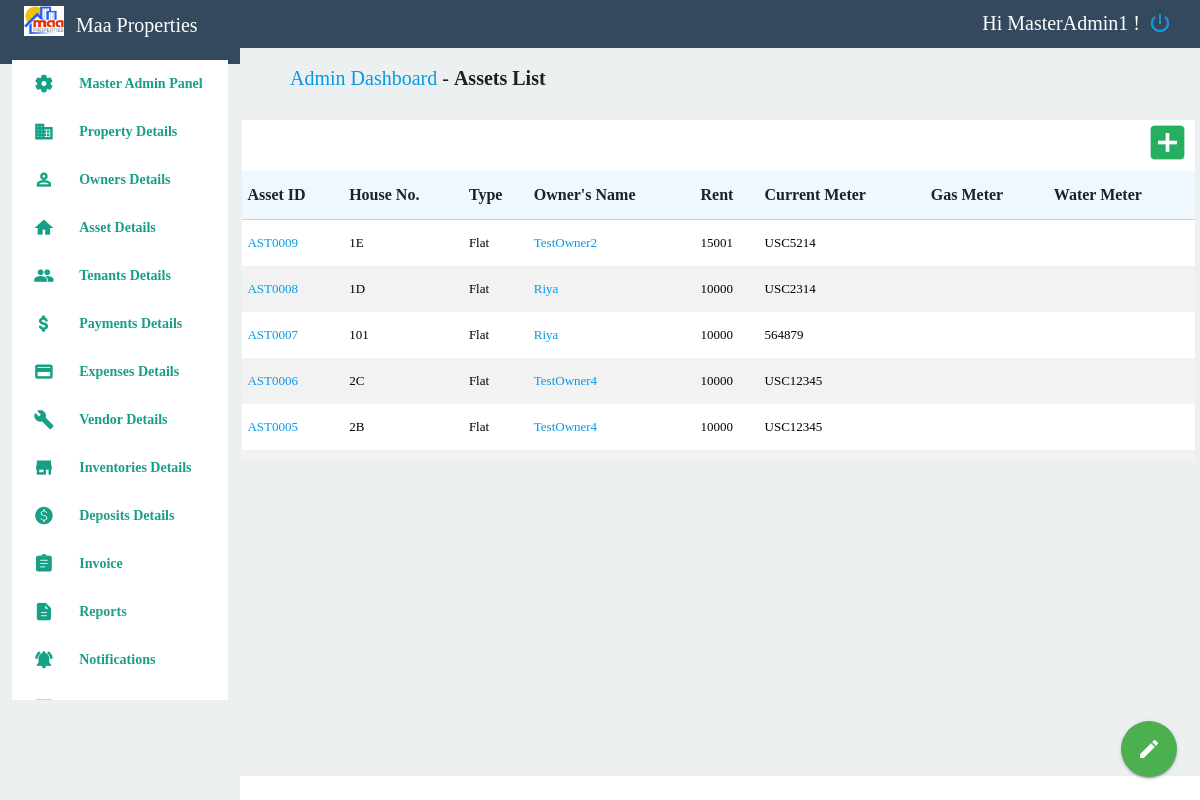
The app's page /property_content.php (signed in) with its own data.
### tables this page shows
CREATE TABLE `mprts_property` (
  `prty_id` int(4) UNSIGNED ZEROFILL NOT NULL,
  `prty_image` varchar(200) NOT NULL DEFAULT 'images/home.png',
  `prty_location` varchar(100) NOT NULL,
  `prty_owner` varchar(100) NOT NULL,
  `prty_address` varchar(300) NOT NULL,
  `prty_no` varchar(6) NOT NULL,
  `prty_type` varchar(20) NOT NULL,
  `prty_current_meter` varchar(20) NOT NULL,
  `prty_building_id` varchar(6) NOT NULL,
  `prty_rent` varchar(6) NOT NULL,
  `prty_rooms` int(2) NOT NULL DEFAULT '2',
  `access_code` varchar(10) NOT NULL
);

CREATE TABLE `mprts_owner` (
  `owner_id` int(4) UNSIGNED ZEROFILL NOT NULL,
  `owner_name` varchar(50) NOT NULL,
  `owner_mobile` varchar(12) NOT NULL,
  `owner_photo` varchar(100) NOT NULL DEFAULT 'images/house_owner.PNG',
  `owner_address` varchar(300) NOT NULL,
  `owner_email` varchar(100) NOT NULL,
  `owner_id_proof` varchar(100) NOT NULL DEFAULT 'uploads/OwnerIds/aadhaar_sample.jpg',
  `access_code` varchar(12) NOT NULL
);

### property_content.php (the view, shortened to what this page needs)
<body>
<?php include'headers.php'; ?>
<?php include 'left_content.php'; ?>
<link href="https://use.fontawesome.com/releases/v5.0.8/css/all.css" rel="stylesheet">
<div class="right_content">
	<?php include'nav_thread.php'; ?>
	<div class="title_bar">
		<h5><a href="index.php">Admin Dashboard</a> - <b>Assets List</b></h5>
	</div>
	<div class="owner_content">
		<div class="owner_content_actions">
			<div class="row">
				<div class="col s2">
				</div>
				<div class="col s2">
				</div>
				<div class="col s2">
					<div class="add_record">
						<i class="material-icons" title="Add Asset" id='add_property' onclick='add_new_property(this.id);'>add_box</i>
					</div>
				</div>
			</div>
		</div>
		<div class="owners_table z-depth-3 assets_spl_table" id='tableit1' title="Assets List">
			<table class="striped">
		        <thead class="main_head">
		          <tr>
		          	  <th>Asset ID</th>
		          	  <th>House No.</th>
		              <th>Type</th>
		              <th>Owner's Name</th>
		              <th>Rent</th>
		              <th>Current Meter</th>
					  <th>Gas Meter</th>
					  <th>Water Meter</th>
		          </tr>
		        </thead>
		        <tbody>
					<?php
						$access_type = substr($user_access_code, 0, 2);
						if($access_type == 'MM'){
							$prty_details_sql = "select * from mprts_property order by prty_id desc";
						}
						$prty_details_execute = mysql_query($prty_details_sql);
						$prty_count = mysql_num_rows($prty_details_execute);
						if($prty_count==0){
							echo "<center class='no_records'><i class='fas fa-binoculars'></i><h6>No Records found..!</h6></center>";
							echo "<style>
								table, .record_details{
									display:none;
								}
							</style>";
						}
						else {
						$i=0;
						while($i<$prty_count){
							$row = mysql_fetch_array($prty_details_execute);
							$prty_id = $row['prty_id'];
							$prty_owner = $row['prty_owner'];
							$prty_no = $row['prty_no'];
							$prty_current_meter = $row['prty_current_meter'];
							$prty_gas_meter = $row['prty_gas_meter'];
							$prty_water_meter = $row['prty_water_meter'];
							$prty_type = $row['prty_type'];
							$prty_rent = $row['prty_rent'];
							$prty_building_id = $row['prty_building_id'];
							$get_ast_id_sql = mysql_query("select concat('AST', prty_id) as prty_id, concat('PTY', prty_building_id) as prty_building_id from mprts_property where prty_id = $prty_id");
							$ast_id_row = mysql_fetch_array($get_ast_id_sql);
							$ast_id = $ast_id_row['prty_id'];
							$pty_id = $ast_id_row['prty_building_id'];
							$owner_name_sql = "select * from mprts_owner where owner_id= '$prty_owner' and substr(access_code, -1) != 'D'";
							$owner_name_execute = mysql_query($owner_name_sql);
							while($row2 = mysql_fetch_array($owner_name_execute)){
								$owner_name = $row2['owner_name'];
							}
							echo "
								<tr>
						            <td><a class='drilldown table_asset_id' id='$prty_id' onclick='show_property_details(this.id);'>$ast_id</a></td>
						            <td class='table_asset_no'>$prty_no</td>
						            <td class='table_asset_type'>$prty_type</td>
						            <td class='table_asset_owner'><a class='drilldown' id='$owner_name' onclick='show_owner_details(this.id);'>$owner_name</a></td>
						            <td class='table_asset_location'>$prty_rent</td>
						            <td class='table_asset_address'>$prty_current_meter</td>
						            <td class='table_asset_address'>$prty_gas_meter</td>
									<td class='table_asset_address'>$prty_water_meter</td>
					          	</tr>
							";
							$i++;
						}
						}
					?>
		        </tbody>
	      </table>
		</div>
	</div>
</div>
</body>

### styles/index_style.css (style rules this page uses)
@media only screen 
  and (min-device-width: 737px) { .right_content { height: 100%; width:80%; background-color: #fff; float: left; overflow-y: auto; } }
@media only screen 
  and (min-device-width: 737px) { .right_content .title_bar { height: 10%; !border-bottom: 1px solid #ddd; } }
@media only screen 
  and (min-device-width: 737px) { .title_bar h5 { margin-top:0px; padding-top: 3%; margin-left: 5%; font-size: 20px; } }
@media only screen 
  and (min-device-width: 737px) { .row { margin-bottom: 0px !important; } }
@media only screen 
  and (min-device-width: 737px) { .add_record .material-icons { font-size: 45px; color:#f2f2f2; float:right; cursor: pointer; } }

### styles/owner_styles.css (style rules this page uses)
body { font-family: calibri; }
.owner_content_actions { width: 100%; height: 7%; !background-color: #203C48; !background-color: #16a085; background-color: #70a1ff; margin-top:2%; }
.owners_table { width: 95%; }
.owners_table table { !margin: auto 0% auto 2%; }
.owners_table table td { font-size: 13px; }
.drilldown { cursor:pointer; }
td { color: #000; }

### styles/owner_page.css (style rules this page uses)
.owners_table { height: 40%; width: 100%; overflow-x: hidden; overflow-y: auto; }

### styles/enhance.css (style rules this page uses)
@media only screen 
  and (min-device-width: 737px) { .right_content { margin-top: 5%; padding: 0% 0.4% 0.2% 0.2%; overflow-y:auto; height:91% !important; z-index:999; } }
@media only screen 
  and (min-device-width: 737px) { .right_content .title_bar { margin-top: 2%; } }
@media only screen 
  and (min-device-width: 737px) { .right_content, .title_bar, .sub_title_bar, .owner_content_actions, .record_details, .owners_table { !box-shadow: 0 6px 10px 0 rgba(0,0,0,0.14), 0 1px 18px 0 rgba(0,0,0,0.12), 0 3px 5px -1px rgba(0,0,0,0.3); } }
@media only screen 
  and (min-device-width: 737px) { .add_record i { color:#83C8A8; } }
@media only screen 
  and (min-device-width: 737px) { .right_content { !background-color: #E4F1FE; background-color: #ecf0f1; padding: 0% 0.4% 0.2% 0.2% !important; } }
@media only screen 
  and (min-device-width: 737px) { .right_content { margin-left:20%; margin-top:4% !important; !position:fixed; position: absolute; !background-color: #E4F1FE; background-color: #ecf0f1; padding: 0% 0.4% 0.2% 0.2% !important; } }
@media only screen 
  and (min-device-width: 737px) { .title_bar { !display:none !important; } }
@media only screen 
  and (min-device-width: 737px) { .z-depth-3, .side-nav, .z-depth-4 { box-shadow:none !important; } }
@media only screen 
  and (min-device-width: 737px) { .owner_content_actions { !background-color: #1BA39C; background-color: #fff; } }
@media only screen 
  and (min-device-width: 737px) { .add_record .material-icons { color:#27ae60; } }

### styles/resp.css (style rules this page uses)
@media only screen 
  and (min-device-width: 737px) { .owners_table { background-color: aliceblue !important; } }
@media only screen 
  and (min-device-width: 737px) { table.striped>tbody>tr:nth-child(odd), table.striped>tbody>tr:nth-child(odd) { background-color: #fff !important; } }
@media only screen 
  and (min-device-width: 737px) { table.striped>tbody>tr:nth-child(even), table.striped>tbody>tr:nth-child(even) { background-color: #f2f2f2 !important; } }
@media only screen 
  and (min-device-width: 737px) { .add_record .material-icons { float: right; right: 10; position: absolute; } }

### styles/left_content.css (style rules this page uses)
@media only screen and (min-device-width: 737px) { .right_content { padding:0px !important; } }
@media only screen and (min-device-width: 737px) { .right_content .title_bar { margin-top: 0% !important; } }
@media only screen and (min-device-width: 737px) { .title_bar h5 { margin-top: 0px; padding-top: 1% !important; margin-left: 5%; margin-bottom: 0px !important; font-size: 20px; padding-bottom: 1%; } }
@media only screen and (min-device-width: 737px) { .right_content .title_bar { height: 6% !important; margin-top:1% !important; } }
@media only screen and (min-device-width: 737px) { .right_content { height: 100% !important; width:80% !important; float:left !important; } }
@media only screen and (min-device-width: 737px) { .title_bar { margin-top: 4%; } }

### records on screen
mprts_property: ast_id "AST0009", prty_no "1E", prty_type "Flat", mprts_owner.owner_name "TestOwner2", prty_rent "15001", prty_current_meter "USC5214"
mprts_property: ast_id "AST0008", prty_no "1D", prty_type "Flat", mprts_owner.owner_name "Riya", prty_rent "10000", prty_current_meter "USC2314"
mprts_property: ast_id "AST0007", prty_no "101", prty_type "Flat", mprts_owner.owner_name "Riya", prty_rent "10000", prty_current_meter "564879"
mprts_property: ast_id "AST0006", prty_no "2C", prty_type "Flat", mprts_owner.owner_name "TestOwner4", prty_rent "10000", prty_current_meter "USC12345"
mprts_property: ast_id "AST0005", prty_no "2B", prty_type "Flat", mprts_owner.owner_name "TestOwner4", prty_rent "10000", prty_current_meter "USC12345"

### other values on screen
$user_name "MasterAdmin1"
